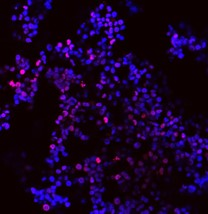
#> input picture images/K562.jpg, 208 x 214 px, found by its file name; its folder holds only this picture in this run
$ jupyter execute --allow-errors IM_Proc.ipynb   (shell and % lines are left out)
#> lines starting #> are read from the running program, lines starting #| are printed output that depends on the picture; after the words box and inside, x2 and y2 are one past the last pixel; in counts of white or black regions, pixels touching at a corner belong together
[cell 1]
import numpy as np
import cv2 as cv
import os
from matplotlib import pyplot as plt
import skimage
from skimage import measure, color, io
import scipy
import pandas as pd

[cell 2]
img_dataset_path = "/home/devesh/cell-segmentation/images/"
img_names = os.listdir(img_dataset_path)
img_names.sort()
#> (the rest of this cell did not finish here and is left out)

[cell 3]
#Helper Functions
def bgr2rgb(img):
    new_img = cv.cvtColor(img,cv.COLOR_BGR2RGB)
    return new_img

def bgr2hsv(img):
    new_img = cv.cvtColor(img,cv.COLOR_BGR2HSV)
    return new_img

def hsv2bgr(img):
    new_img = cv.cvtColor(img,cv.COLOR_HSV2BGR)
    return new_img

def hsvMask(img,low_set,high_set):
    mask = cv.inRange(img,low_set,high_set)
    return mask

def rgb2bgr(img):
    new_img = cv.cvtColor(img,cv.COLOR_RGB2BGR)
    return new_img

def holeClose(img,kernel_mat,iter_num):
    new_image = cv.morphologyEx(img,cv.MORPH_OPEN,kernel_mat,iterations=iter_num)
    return new_image

def dilate(img,kernel_mat,iter_num):
    new_img = cv.dilate(img,kernel=kernel_mat,iterations=iter_num)
    return new_img

def distTrans(img,mask_size):
    dist = cv.distanceTransform(img,cv.DIST_L2,mask_size)
    return dist

def noiseCleanup(img,b_noise,g_noise,r_noise):
    b,g,r = cv.split(img)
    _,b_mask = cv.threshold(b,b_noise,255,cv.THRESH_TOZERO)
    _,g_mask = cv.threshold(g,g_noise,255,cv.THRESH_TOZERO)
    _,r_mask = cv.threshold(r,r_noise,255,cv.THRESH_TOZERO)
    b_new = cv.bitwise_and(b,b,mask=b_mask)
    g_new = cv.bitwise_and(g,g,mask=g_mask)
    r_new = cv.bitwise_and(r,r,mask=r_mask)
    new_img = cv.merge([b_new,g_new,r_new])
    return new_img

[cell 4]
img_lst = []
for i in img_names:
    name = os.path.join(img_dataset_path,i)
    img = cv.imread(name)
#> img is the input picture: shape (214, 208, 3); mean B, G, R 38.2, 2.5, 23
    img_lst.append(img)

#> (a cell that did not finish here is left out)

#> (a cell that did not finish here is left out)

#> (a cell that did not finish here is left out)

[cell 8]
#Step 1
b_thres = 30
g_thres = 30
r_thres = 30
for (n,i) in enumerate(img_lst):
    new = noiseCleanup(i,b_thres,g_thres,r_thres)
    img_lst[n] = new
#> this loop made 1 pass
#> pass 1, in noiseCleanup, `_,b_mask = cv.threshold(b,b_noise,255,cv.THRESH_TOZERO)`:
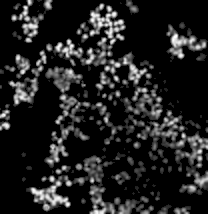
#> b_mask: shape (214, 208); min 0, max 255, mean 33.6
#> after the loop, img_lst = 1 item

#> (a cell that did not finish here is left out)

[cell 10]
#Step 2
green_low_h = int(128/2)
green_high_h = int(160/2)
green_low_s = int(0/100*255)
green_high_s = int(100/100*255)
green_low_v = int(0/100*255)
green_high_v = int(100/100*255)

low_green = np.array([green_low_h,green_low_s,green_low_v])
high_green = np.array([green_high_h,green_high_s,green_high_v])

blue_low_h = int(190/2)
blue_high_h = int(240/2)
blue_low_s = int(0/100*255)
blue_high_s = int(100/100*255)
blue_low_v = int(0/100*255)
blue_high_v = int(100/100*255)

low_blue = np.array([blue_low_h,blue_low_s,blue_low_v])
high_blue = np.array([blue_high_h,blue_high_s,blue_high_v])

green_masks = []
blue_masks = []
full_masks = []
for (i,img) in enumerate(img_lst):
    img_hsv = bgr2hsv(img)

    blue_mask = hsvMask(img_hsv,low_blue,high_blue)
    green_mask = hsvMask(img_hsv,low_green,high_green)

    green_masks.append(green_mask)
    blue_masks.append(blue_mask)
    full_masks.append(cv.bitwise_or(green_mask,blue_mask))

    cv.imwrite("/home/devesh/cell-segmentation/blue_masks/"+img_names[i],blue_mask)
    cv.imwrite("/home/devesh/cell-segmentation/green_masks/"+img_names[i],green_mask)
    cv.imwrite("/home/devesh/cell-segmentation/full_masks/"+img_names[i],green_mask)
#> this loop made 1 pass
#> pass 1, in hsvMask, `mask = cv.inRange(img,low_set,high_set)`:
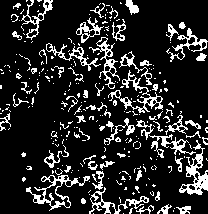
#> mask: shape (214, 208); 16.1% white in thin lines or dots
#> after the loop, blue_masks = 1 item; full_masks = 1 item; green_masks = 1 item

#> (a cell that did not finish here is left out)

[cell 12]
#Step 3
dilated_imgs = []
kernel_matrix = np.ones((5,5),np.uint8)
iterations = 3
for (i,img) in enumerate(full_masks):
    dilated_imgs.append(dilate(img,kernel_matrix,iterations))
#> this loop made 1 pass
#> pass 1, in dilate, `new_img = cv.dilate(img,kernel=kernel_mat,iterations=iter_num)`:
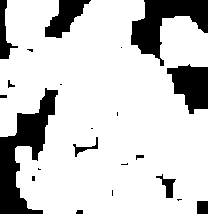
#> new_img: shape (214, 208); 81% white; 22 black regions (10 under 20 px), largest, box (x1, y1, x2, y2) and area: (0, 88, 58, 214) 2959, (131, 0, 208, 66) 2261, (167, 64, 208, 114) 1349
#> after the loop, dilated_imgs = 1 item

#> (a cell that did not finish here is left out)

#> (a cell that did not finish here is left out)

[cell 15]
holeClosed_imgs = []
kernel_matrix = np.ones((7,7),np.uint8)
iterations = 7
for (i,img) in enumerate(dilated_imgs):
    holeClosed_imgs.append(holeClose(img,kernel_matrix,iterations))
#> this loop made 1 pass
#> pass 1, in holeClose, `new_image = cv.morphologyEx(img,cv.MORPH_OPEN,kernel_mat,iterations=it..`:
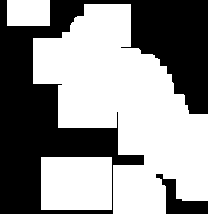
#> new_image: shape (214, 208); 56.4% white; 2 black regions, box (x1, y1, x2, y2) and area: (0, 0, 208, 214) 18594, (156, 174, 208, 214) 834
#> after the loop, holeClosed_imgs = 1 item

#> (a cell that did not finish here is left out)

[cell 17]
# Distance Transform
distant_imgs = []
mask_size = 0
for img in holeClosed_imgs:
    distant_imgs.append(distTrans(img,mask_size))
#> this loop made 1 pass
#> pass 1, in distTrans, `dist = cv.distanceTransform(img,cv.DIST_L2,mask_size)`:
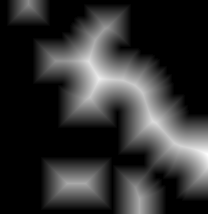
#> dist: shape (214, 208) float32; min 0, max 40.61, mean 7.9; drawn with min black and max white
#> after the loop, distant_imgs = 1 item

#> (a cell that did not finish here is left out)

[cell 19]
# Sure FG
sure_fgs = []
max_size = 0.3
for img in distant_imgs:
    _,result = cv.threshold(img,max_size*img.max(),255,0)
    sure_fgs.append(result)
#> this loop made 1 pass
#> pass 1, `_,result = cv.threshold(img,max_size*img.max(),255,0)`:
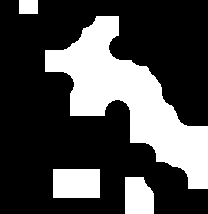
#> result: shape (214, 208) float32; 28.9% white; 4 white regions, box (x1, y1, x2, y2) and area: (45, 16, 208, 189) 10283, (53, 169, 100, 198) 1363, (125, 177, 154, 214) 974, (19, 0, 38, 14) 266
#> after the loop, sure_fgs = 1 item

#> (a cell that did not finish here is left out)

[cell 21]
for (i,img) in enumerate(sure_fgs):
    sure_fgs[i] = cv.convertScaleAbs(img)

#> (the rest of this cell did not finish here and is left out)

[cell 22]
propList = ['Area',
            'intensity_mean',
            'intensity_max',
            'intensity_min',
            'centroid_local']

[cell 23]
markers_lst = []
watershed_lst = []
result_imgs = []
regions_lst = []
regions_details = []
for (i,img) in enumerate(sure_fgs):
    etc,markers = cv.connectedComponents(img)
    markers = markers+10
    markers_lst.append(markers)
    region_detail = cv.connectedComponentsWithStats(img,4)
    regions_details.append(region_detail)
    watershed = cv.watershed(img_lst[i],markers)
    watershed_lst.append(watershed)
    img_lst[i][markers == -1] = [0,255,255]
    img_res = color.label2rgb(markers, bg_label=0)
    result_imgs.append(img_res)
    regions = measure.regionprops_table(markers, intensity_image=img_lst[i],properties=propList)
    regions = pd.DataFrame(regions)
    regions = regions.drop(columns=["intensity_mean-2","intensity_max-2","intensity_min-2"])
    regions_lst.append(regions)
#> this loop made 1 pass
#> (etc, regions) on pass 1: (5, table of 5 rows and 9 columns)
#> pass 1, `etc,markers = cv.connectedComponents(img)`:
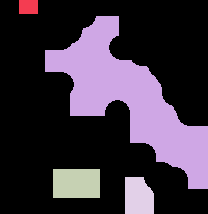
#> markers: shape (214, 208) int32; 5 distinct labels, from 0 to 4; one colour per label, 0 black
#> pass 1, `markers = markers+10`:
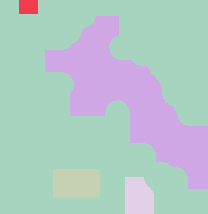
#> markers: shape (214, 208) int32; 5 distinct labels, from 10 to 14; one colour per label, 0 black
#> pass 1, `watershed = cv.watershed(img_lst[i],markers)`:
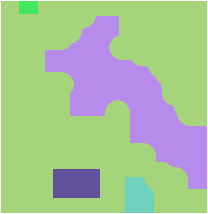
#> watershed: shape (214, 208) int32; 6 distinct labels, from -1 to 14; one colour per label, 0 black, -1 white
#> pass 1, `img_res = color.label2rgb(markers, bg_label=0)`:
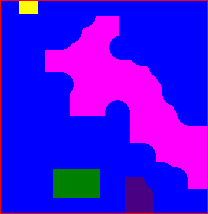
#> img_res: shape (214, 208, 3) float64; mean R, G, B 0.26, 0.0209, 0.935
#> after the loop, markers_lst = 1 item; regions_details = 1 item; regions_lst = 1 item; result_imgs = 1 item; watershed_lst = 1 item
